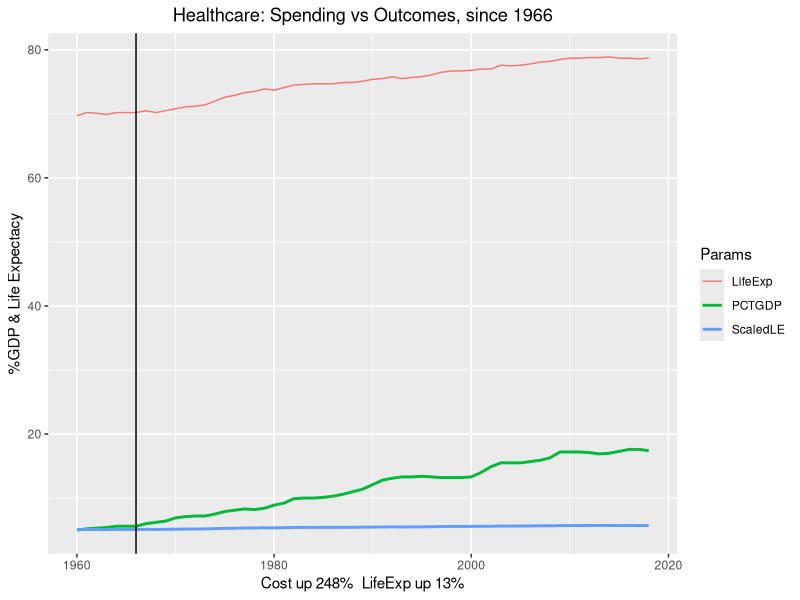

This figure's R source:
# explanation of data ETL below the code

# start with a clean workspace :-/
rm(list=ls())
library(tidyverse)
library(sqldf)

nhe_wide <- read_csv("data/NHE22_cleaned.csv" )
nhe_long <- pivot_longer(nhe_wide, cols = everything() )
colnames(nhe_long) <- c("Year", "PCTGDP")
nhe_long$Year <- as.numeric(nhe_long$Year)

nchs_long <- read_csv("data/NCHS_cleaned.csv")

#str(nhe_long)
#str(nchs_long)

# this works and it's concise but also very R-specific
#CostOutcome <- merge( nhe_long, nchs_long, by = "Year")

CostOutcome <- sqldf("SELECT nhe_long.Year, nhe_long.PCTGDP, nchs_long.LifeExpectancy FROM nhe_long, nchs_long WHERE nhe_long.Year = nchs_long.Year")

#========================================================
# add a column for life expectancy scaled to %gdp
# 1966 life expectancy = 68.9 years, %GDP spending = 5%
CostOutcome$Scaled <- CostOutcome$LifeExpectancy/(68.9/5)
#========================================================

CostVsOutcome <- CostOutcome %>% 
  ggplot(aes(x = Year)) +
  geom_line(aes(y = PCTGDP, color = "PCTGDP"), linewidth=1) +
  geom_line(aes(y = LifeExpectancy, color = "LifeExp"), linewidth=0.5) +
  geom_line(aes(y = Scaled, color = "ScaledLE"), linewidth=1) +
  guides(color = guide_legend(title = "Params")) +
  geom_vline(xintercept = 1966) +
  labs( title = "Healthcare: Spending vs Outcomes, since 1966", x = "Cost up 248%  LifeExp up 13%", y = "%GDP & Life Expectacy" ) +
  theme(plot.title = element_text(hjust = 0.5))


# now show the graph
CostVsOutcome



#:::::::: Data source/ETL: https://www.cms.gov/data-research/statistics-trends-and-reports/national-health-expenditure-data/historical
# 
# In retrospect, this is a small and quite messy dataset.  It has freestyle header and footer text and the bulk of the tabular data is not of interest.  
# 
# Downloaded:
#   "NHE Summary, including share of GDP, CY 1960-2022 (ZIP)"
# 
# 1) "Extract all..." applied to the ZIP folder;
# 2) Used Google Sheets to open ("Import") "NHE_Summary.xlsx";
# 3) Deleted all rows except the original Rows 2 and 31 (becoming Rows 1 & 2);
# 4) Deleted Column A to get rid of chr names;
# 6) Saved ("Download") data in CSV format as "NHE_cleaned.csv";
# 7) Read that into an R data.frame and reformatted in R:
#   
#   nhe_wide <- read_csv("data/NHE22_cleaned.csv")
#   nhe_long <- pivot_longer(nhe_wide, cols=everything())
#   colnames(nhe_long) <- c("Year", "PCTGDP")
#   
#:::::::Data source/ETL (life expectancy [all races, both sexes]):
# 
# 1) From https://catalog.data.gov/dataset/nchs-death-rates-and-life-expectancy-at-birth downloaded the CSV format;
# 2) Imported into GSheets;
# 3) Kept Rows 1 - 120 (all races, both sexes);
# 4) Kept only Column A & D (became A & B);
# 5) renamed Column B to "LifeExpectancy";
# 5) Saved/"Download" as "LifeExpectancy_cleaned.csv";
# 6) Column names: nchs_long <- read_csv("data/NCHS_cleaned.csv")
# colnames(nchs_long) <- c("Year", "LifeExp")
# 
# 
# That prepared the data for analysis and visualization.
